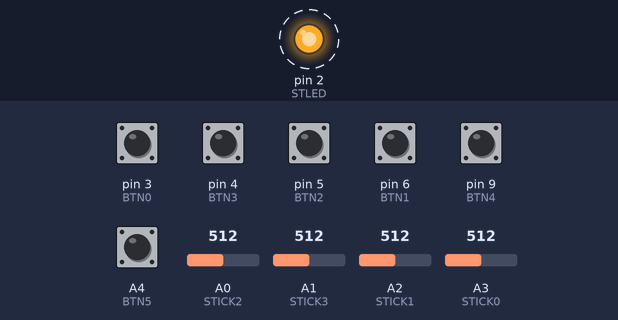
This sketch was run on a simulated Arduino Uno, built with avr-gcc and run on an emulated ATmega328P. Parts: output pins drawn as LEDs (lit = HIGH). Dashed ring = blinking. The test bench sets the inputs (shaded band); at power-on: A4 (BTN5), pin 3 (BTN0), pin 4 (BTN3), pin 5 (BTN2), pin 6 (BTN1), pin 9 (BTN4) HIGH, A0 (STICK2) = 512, A1 (STICK3) = 512, A2 (STICK1) = 512, A3 (STICK0) = 512. No radio packets arrive unless stated.

Above: at 0.16 s.
Timing chart, 0 to 3.0 s (numbered marks = the images above):
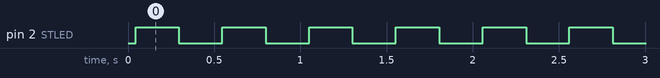

Measured:
- by itself, pin 2 (STLED): alternates HIGH for 0.25 s and LOW for 0.25 s, 296 changes in all, then stays LOW

The sketch:

NRF_CONTROLLER_PAD.ino
```cpp
// Flash for self-diy NRF24lo* transmiter controller.
// 6 buttons, 4-way sticks, based on CX-10c controller.

#include <EEPROM.h>
#include <SPI.h>
#include "RF24.h"

// #define DEBUG_PRINT
// #define DEBUG_PRINT_RAW
#ifdef DEBUG_PRINT
#include <printf.h>
#endif

// IO mappings

#define STICK0 A3
#define STICK1 A2
#define STICK2 A0
#define STICK3 A1

#define BTN0 3
#define BTN1 6
#define BTN2 5
#define BTN3 4
#define BTN4 9
#define BTN5 A4

#define STLED 2

// Optional moddings

#define BTN_LONG_PRESS 1000

#define LED_ST_OFF        0
#define LED_ST_CONST      1
#define LED_ST_FLASH      2
#define LED_ST_FAST_FLASH 3

#define LED_ST_FLASH_TIME      250
#define LED_ST_FAST_FLASH_TIME 100

#define LED_POWER 150

// Package types
#define PACKAGE_STICKS 3
#define PACKAGE_BUTTON 5
#define PACKAGE_PING   7

#define PACKAGE_TIMEOUT 100

// Amount of packages should be dropped sequently to detect disconnect
#define TX_DROP_EDGE 16


// Long press stick 0 to start calibration, long press to stop
// Struct with min/max calibration values
struct STICK_CALIBRATION {
  int stmx[4];
  int stmn[4];
};

// Struct with info of button presses
struct BTN_STATE {
  int press[6];
  unsigned long time[6];
  // Used in long press to avoid multiple pressing
  int acted[6];
};

// Struct with state of flashing/idle/working LED
// FLASH --> CONST/OFF
// FAST_FLASH --> CONST/OFF
struct LED_STATE {
  // Previous type (for FLASH return to OFF/CONST state)
  int ptype;
  // Type of operation
  int type;
  // ON/OFF
  int state;
  // Time since action
  unsigned long time;
  // Count of flashes
  int count;
};

// Sender package type.
// Contains type and values for button or values for sticks
struct Package {
  int type;
  union {
    struct {
      int number;
      int lpress;
      int dummy[2];
    } button;
    struct {
      int sticks[4];
    } sticks;
  } data;
};

// Info of sticks calibration
STICK_CALIBRATION calibration;
bool calibration_mode = 0;

int sticks[4];

// When entering lock mode, stick data is not updating from input
bool lock_mode = 0;

// info of buttons states
BTN_STATE buttons;
LED_STATE led_state;

// Use NRF24lo1 transmitter on pins 7, 8
RF24 radio(7, 8);

byte address[7] = "BLYAT";

// Amount of sequently dropped packages. Used to detect disconnect
int tx_dropped = 0;

// Used to prevent longpress repeat
// On long press button could be used as sticky press function,
//  to avoid button sticking and long press act once during while push down,
//  use this function to mark button as acted
void btn_act(int nubmer);

// Called on button press/longpress
void btn_action(int number, int lpress);

// Set led ON/OFF with change of state flag
void led_set_state(int state);
// Set led action type (FLAST, CONST, e.t.c.)
void led_set(int type, int count);

// Sends single package with given amount of attempts.
// Allows waiting for responce of receiver. The response should be 0.
// Returns 1 on success, 0 on failture.
int send_package(byte* pack, int size);

void setup() {
#ifdef DEBUG_PRINT
  Serial.begin(115200);
#endif

  // Set up transmitter
  radio.begin();

  radio.enableAckPayload();
  //radio.setAutoAck(0);
  //radio.setPayloadSize(sizeof(int));
  radio.setCRCLength(RF24_CRC_8);
  radio.setPALevel(RF24_PA_MAX);
  //radio.setDataRate(RF24_250KBPS);
  radio.setChannel(77);
  radio.openWritingPipe(address);
  //radio.setRetries(3, 5);
  radio.stopListening();

#ifdef DEBUG_PRINT
  printf_begin();
  radio.printDetails();
#endif

  // Read calibration values
  byte* cal_struct = (byte*) &calibration;
  for (int i = 0; i < sizeof(STICK_CALIBRATION); ++i)
    cal_struct[i] = EEPROM.read(i);

#ifdef DEBUG_PRINT
  Serial.println("CALIBRATION: ");
  for (int i = 0; i < 4; ++i) {
    Serial.print('(');
    Serial.print(calibration.stmn[i]);
    Serial.print(", ");
    Serial.print(calibration.stmx[i]);
    Serial.print(") ");
  }
  Serial.println();
#endif

  buttons = {{0,0,0,0,0,0}, {0,0,0,0,0,0}, {0,0,0,0,0,0}};

  // Clear LED state
  led_state.ptype = 0;
  led_state.type  = 0;
  led_state.state = 0;
  led_state.time  = 0;
  led_state.count = 0;

  // Prepare pinout
  pinMode(STLED, OUTPUT);

  pinMode(STICK0, INPUT_PULLUP);
  pinMode(STICK1, INPUT_PULLUP);
  pinMode(STICK2, INPUT_PULLUP);
  pinMode(STICK3, INPUT_PULLUP);

  pinMode(BTN0, INPUT_PULLUP);
  pinMode(BTN1, INPUT_PULLUP);

  pinMode(BTN2, INPUT_PULLUP);
  pinMode(BTN3, INPUT_PULLUP);
  pinMode(BTN4, INPUT_PULLUP);
  pinMode(BTN5, INPUT_PULLUP);
}

void loop() {
  // Read sticks & map to calibration
  if (!lock_mode) {
    sticks[0] = analogRead(STICK0);
    sticks[1] = analogRead(STICK1);
    sticks[2] = 1024 - analogRead(STICK2);
    sticks[3] = 1024 - analogRead(STICK3);
  }

  // Read stick buttons
  int rbtn[6];
  rbtn[0] = !digitalRead(BTN0);
  rbtn[1] = !digitalRead(BTN1);

  // read optional buttons
  rbtn[2] = !digitalRead(BTN2);
  rbtn[3] = !digitalRead(BTN3);
  rbtn[4] = !digitalRead(BTN4);
  rbtn[5] = !digitalRead(BTN5);

#ifdef DEBUG_PRINT
#ifdef DEBUG_PRINT_RAW
  // Debug out
  Serial.print(sticks[0]); Serial.print(' ');
  Serial.print(sticks[1]); Serial.print(' ');
  Serial.print(sticks[2]); Serial.print(' ');
  Serial.print(sticks[3]); Serial.print(' ');

  Serial.print(rbtn[0]); Serial.print(' ');
  Serial.print(rbtn[1]); Serial.print(' ');

  Serial.print(rbtn[2]); Serial.print(' ');
  Serial.print(rbtn[3]); Serial.print(' ');
  Serial.print(rbtn[4]); Serial.print(' ');
  Serial.print(rbtn[5]); Serial.print(' ');
  Serial.println();
#endif
#endif

  // Map to calibration
  if (!calibration_mode && !lock_mode) {
    sticks[0] = map(sticks[0], calibration.stmn[0], calibration.stmx[0], 0, 1023);
    sticks[1] = map(sticks[1], calibration.stmn[1], calibration.stmx[1], 0, 1023);
    sticks[2] = map(sticks[2], calibration.stmn[2], calibration.stmx[2], 0, 1023);
    sticks[3] = map(sticks[3], calibration.stmn[3], calibration.stmx[3], 0, 1023);
  }

  // Check buttons states and update timings
  for (int i = 0; i < 6; ++i) {
    if (buttons.press[i] && !rbtn[i]) { // Button released
      if (!buttons.acted[i])
        btn_action(i, (millis() - buttons.time[i]) > BTN_LONG_PRESS);
      buttons.press[i] = 0;
      buttons.time[i]  = 0;
    } else if (buttons.press[i]) { // Button keeps down
      if ((millis() - buttons.time[i]) > BTN_LONG_PRESS && !buttons.acted[i]) { // Toggle long press
        btn_action(i, 1);
        // buttons.press[i] = 0;
        buttons.time[i]  = 0;
      }
    } else if (rbtn[i]) { // Button pressed
      buttons.press[i] = 1;
      buttons.acted[i] = 0;
      buttons.time[i]  = millis();
    }
  }

  // Update LED
  if (led_state.type == LED_ST_FLASH && (led_state.time + LED_ST_FLASH_TIME) < millis()
    ||
    led_state.type == LED_ST_FAST_FLASH && (led_state.time + LED_ST_FAST_FLASH_TIME) < millis()) { // Flash period done

    if (!led_state.state) { // Count cycle as finished, try to begin another one
      --led_state.count;
      if (led_state.count <= 0) { // Flashing cycles is done
        led_state.type = led_state.ptype;
        led_set_state(led_state.type == LED_ST_CONST);
      } else { // Turn led ON again, begin next flash cycle
        led_state.time = millis();
        led_set_state(1);
      }
    } else { // Just turn the led OFF
      led_state.time = millis();
      led_set_state(0);
    }
  }

  // Update led flashing
  if (led_state.type != LED_ST_FLASH && led_state.type != LED_ST_FAST_FLASH) {
     if (calibration_mode)
      led_set(LED_ST_FAST_FLASH, 4);
    else {
      // Update led lighting
      if (lock_mode)
        led_set(LED_ST_CONST, 0);
      else
        led_set(LED_ST_OFF, 0);
    }
  }


  // If !paired
  if (calibration_mode) {
    for (int i = 0; i < 4; ++i) {
      if (calibration.stmn[i] > sticks[i])
        calibration.stmn[i] = sticks[i];

      if (calibration.stmx[i] < sticks[i])
        calibration.stmx[i] = sticks[i];
    }
  } else {
    // Sending package with sticks

    Package pack;
    pack.type = PACKAGE_STICKS;
    pack.data.sticks.sticks[0] = sticks[0];
    pack.data.sticks.sticks[1] = sticks[1];
    pack.data.sticks.sticks[2] = sticks[2];
    pack.data.sticks.sticks[3] = sticks[3];

    bool result = send_package((byte*) &pack, sizeof(Package));

    if (!result) {
      if (tx_dropped > TX_DROP_EDGE && led_state.type != LED_ST_FLASH && led_state.type != LED_ST_FAST_FLASH)
        led_set(LED_ST_FLASH, 4);

#ifdef DEBUG_PRINT
      Serial.println("TX failed");
#endif
    }
  }
}

int send_package(byte* pack, int size) {
  if (!radio.write(pack, size)) {
    ++tx_dropped;
    return 0;
  } else {
    byte payload;
    if (radio.isAckPayloadAvailable()) {
      radio.read(&payload, sizeof(byte));
      tx_dropped = 0;
      return 1;
    }
    ++tx_dropped;
    return 0;
  }
};

void led_set_state(int state) {
  if (led_state.state && !state) {
    digitalWrite(STLED, 0);
    led_state.state = !led_state.state;
  } else if (!led_state.state && state) {
    analogWrite(STLED, LED_POWER);
    led_state.state = !led_state.state;
  }
};

void led_set(int type, int count) {
  if (type == LED_ST_CONST || type == LED_ST_OFF) {
    led_set_state(type == LED_ST_CONST);
    led_state.type = type;
  } else {
    // if was flashing --> rewrite
    // if was constant --> move type to ptype & do flashing
    if (led_state.type == LED_ST_CONST || led_state.type == LED_ST_OFF)
      led_state.ptype = led_state.type;

    led_state.type  = type;
    led_state.count = count;
    led_state.time  = millis();
    led_set_state(1);
  }
};

void btn_act(int number) {
  buttons.acted[number] = 1;
};

// Override calls for button presses
void btn_action(int number, int lpress) {
#ifdef DEBUG_PRINT
  Serial.print("Press for "); Serial.println(number);
#endif

  switch(number) {
    // calibration
    case 0: {
      // press  = ?
      // Lpress = calibration mode

      if (lpress) {
        if (calibration_mode && !lock_mode) {
          // Write calibration values
          byte* cal_struct = (byte*) &calibration;
          for (int i = 0; i < sizeof(STICK_CALIBRATION); ++i)
            EEPROM.write(i, cal_struct[i]);

          calibration_mode = 0;

#ifdef DEBUG_PRINT
          Serial.println("NEW CALIBRATION: ");
          for (int i = 0; i < 4; ++i) {
            Serial.print('(');
            Serial.print(calibration.stmn[i]);
            Serial.print(", ");
            Serial.print(calibration.stmx[i]);
            Serial.print(") ");
          }
          Serial.println();
#endif
        } else {
          for (int i = 0; i < 4; ++i) {
            calibration.stmn[i] = 1024;
            calibration.stmx[i] = 0;
          }

          calibration_mode = 1;
        }
      }
      break;
    }

    case 1: {
      // press  = ?
      // Lpress = lock mode

      if (lpress) {
        lock_mode = !lock_mode;
      }

      break;
    }
  }
  led_set(LED_ST_FAST_FLASH, 2);
  btn_act(number);

  Package pack;
  pack.type = PACKAGE_BUTTON;
  pack.data.button.number = number;
  pack.data.button.lpress = lpress;

  bool result = send_package((byte*) &pack, sizeof(Package));

#ifdef DEBUG_PRINT
  if (!result)
    Serial.println("Button TX failed");
#endif
};
```
